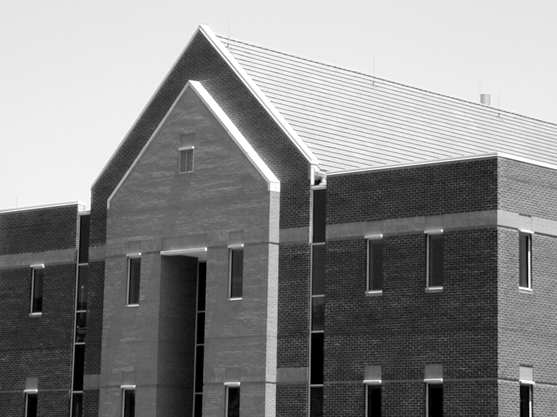
#> input picture lab09/dom.png, 557 x 417 px
$ jupyter execute 09_Canny.ipynb   (older library calls are emulated)
#> lines starting #> are read from the running program, lines starting #| are printed output that depends on the picture; after the words box and inside, x2 and y2 are one past the last pixel; in counts of white or black regions, pixels touching at a corner belong together
# Detekcja krawędzi

## Cel ćwiczenia

- Zapoznanie z metodami detekcji krawędzi:
    - Sobel, Prewitt, Roberts - przypomnienie,
    - Laplasjan z Gaussa (LoG – ang. Laplacian of Gaussian),
    - Canny.

Detekcja krawędzi przez wiele lat była podstawą algorytmów segmentacji.
Krawędzie wykrywane są najczęściej z wykorzystaniem pierwszej (gradient) i drugiej (Laplasjan) pochodnej przestrzennej.
Wykorzystanie obu metod zaprezentowane zostało w ćwiczeniu *Przetwarzanie wstępne. Filtracja kontekstowa*.

W niniejszym ćwiczeniu poznane detektory krawędzi zostaną porównane z bardziej zaawansowanymi: Laplasjan z funkcji Gaussa (LoG), Zero Crossing i Canny.

## Laplasjan z Gaussa (LoG)

Funkcja Gaussa:<br>
\begin{equation}
h(r) = e^{\frac{-r^2}{2 \sigma^2}}
\end{equation}<br>
gdzie:
- $r^2 = x^2 + y^2$
- $\sigma$ to odchylenie standardowe.

Działanie filtracji Gaussowskiej zostało przedstawione w ćwiczeniu "Przetwarzanie wstępne". W jej wyniku następuje rozmazanie obrazu.
Laplasjan tej funkcji dany jest wzorem:

\begin{equation}
\nabla^2 h(r) = \frac{r^2 - 2\sigma^2}{\sigma^4} e^{-\frac{r^2}{2\sigma^2}}
\end{equation}

Funkcję (z oczywistych powodów) nazywamy Laplasjan z Gaussa (LoG).
Ponieważ druga pochodna jest operacją liniową, konwolucja obrazu z $\nabla^2 h(r)$ daje taki sam efekt jak zastosowanie filtracji Gaussa na obrazie, a następnie obliczenie Laplasjanu z wyniku.
Lokalizacja krawędzi polega na znalezieniu miejsca, gdzie po filtracji LoG następuje zmiana znaku.

1. Wczytaj obraz *house.png*.
2. Wykonaj rozmycie Gaussowskie obrazu wejściowego.
W tym celu wykorzysaj funkcję `cv2.GaussianBlur(img, kSize, sigma)`.
Pierwszy argument jest obrazem wejśćiowym.
Drugi jest rozmiarem filtru (podanym w nawiasach okrągłych, np. *(3, 3)*).
Trzecim argumentem jest odchylenie standardowe. Wartość jest dobrana automatycznie, jeśli zosanie podana wartość `0` (będą równe rozmiarowi).
3. Oblicz laplasjan obrazu rozmytego.
W tym celu wykorzysaj funkcję `cv2.Laplacian(img, ddepth)`.
Pierszym argumentem jest obraz wejściowy.
Drugim argumentem jest typ danych wejściowych. Użyj `cv2.CV_32F`.
4. Wyznacz miejsca zmiany znaku.
Zaimplementuj funkcję `crossing(LoG, thr)`:
    - Najpierw stwórz tablicę, do której zostanie zapisany wynik.
    Jej rozmiar jest taki sam jak przetwarzanego obrazu.
    - Następnie wykonaj pętle po obrazie (bez ramki jednopikselowej).
    W każdej iteracji stwórz otoczenie o rozmiarze $3 \times 3$.
    Dla otoczenia oblicz wartość maksymalną i minimalną.
    - Jeśli wartości te mają przeciwne znaki, to do danego miejsca tablicy przypisz wartość:
        - jeśli piksel wejściowy > 0, to dodaj do niego wartość bezwzględną minimum.
        - jeśli piksel wejściowy < 0, to do jego wartości bezwzględnej dodaj maksimum.
    - Zmień zakres wykonanej tablicy do $<0, 255>$.
    - Wykonaj progowanie tablicy. Próg jest argumentem wejściowym.
    - Przeskaluj dane binarne do wartości `[0, 255]`.
    - Wykonaj konwersję do typu *uint8*.
    - Wykonaj rozmycie medianowe wyniku.
    Wykorzystaj funkcję `cv2.medianBlur(img, kSize)`.
    Pierwszym argumentem jest obraz wejśćiowy, a drugim rozmiar filtra.
    - Zwróć wyznaczoną tablicę.
5. Wyświetl obraz wynikowy.
6. Dobierz parametry (rozmiar filtru Gaussa, odchylenie standardowe, próg binaryzacji) tak, by widoczne były kontury domu, ale nie dachówki.

[cell 1]
import cv2
from matplotlib import pyplot as plt
import numpy as np
import math
import os
import requests
import scipy

url = 'https://raw.githubusercontent.com/vision-agh/poc_sw/master/09_Canny/'

fileNames = ["dom.png"]
for fileName in fileNames:
  if not os.path.exists(fileName):
      r = requests.get(url + fileName, allow_redirects=True)
      open(fileName, 'wb').write(r.content)

img = cv2.imread('dom.png', cv2.IMREAD_GRAYSCALE)
#> img is the input picture: shape (417, 557); min 0, max 255, mean 133.3
plt.imshow(img, 'gray')
plt.axis('off')
plt.show()

[cell 2]
def crossing(LoG, threshold):
    output_img = np.zeros(LoG.shape)
    height, width = LoG.shape
    for i in range(1, height - 1):
        for j in range(1, width - 1):
            window = LoG[i - 1:i + 2, j - 1:j + 2]
            min_ = np.min(window)
            max_ = np.max(window)
            if min_ * max_ < 0:
                if LoG[i, j] > 0:
                    output_img[i, j] = LoG[i, j] + np.abs(min_)
                if LoG[i, j] < 0:
                    output_img[i, j] = np.abs(LoG[i, j]) + max_

    output_img_ = cv2.normalize(output_img, None, 0, 255, cv2.NORM_MINMAX)
    output_img = np.where(output_img_ < threshold, 0, 1)

    output_img = output_img * 255
    output_img = output_img.astype("uint8")

    output_img = cv2.medianBlur(output_img, 5)
    return output_img

[cell 3]
img = cv2.imread('dom.png', cv2.IMREAD_GRAYSCALE)
img = cv2.GaussianBlur(img, (5, 5), 0)
img = cv2.Laplacian(img, cv2.CV_64F)
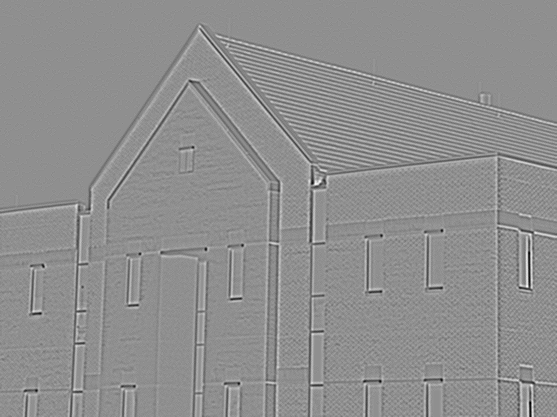
#> img: shape (417, 557) float64; min -72, max 56, mean 0; drawn with min black and max white
img_cross = crossing(img, 63)
#> after the loop in crossing, `for i in range(1, height - 1):`:
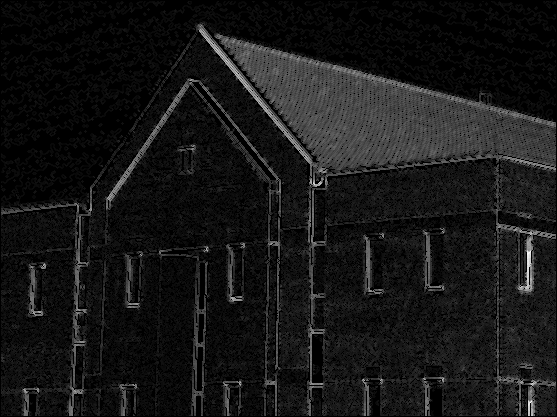
#> output_img: shape (417, 557) float64; min 0, max 79, mean 7.1; drawn with min black and max white
#> in crossing, `output_img = np.where(output_img_ < threshold, 0, 1)`:
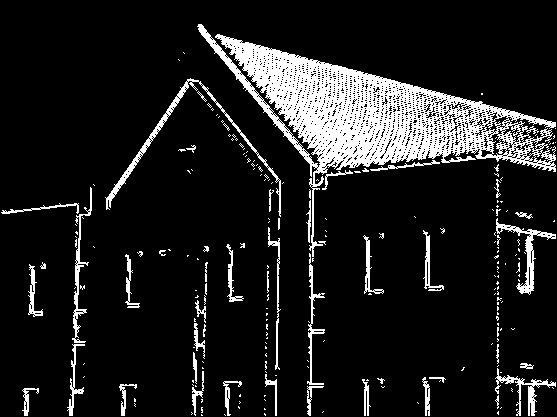
#> output_img: shape (417, 557) int64; values 0 (black) and 1 (white), 12.1% white; 220 white regions (174 under 20 px), largest, box (x1, y1, x2, y2) and area: (197, 24, 556, 257) 19088, (105, 78, 281, 217) 1211, (496, 218, 556, 295) 750
#> in crossing, `output_img = cv2.medianBlur(output_img, 5)`: output_img: shape (417, 557); 11.8% white; 98 white regions (49 under 20 px), largest, box (x1, y1, x2, y2) and area: (198, 24, 556, 189) 21394, (106, 79, 195, 208) 774, (496, 222, 556, 293) 744


_, ax = plt.subplots(1, 2, figsize=(10, 5))
ax[0].imshow(img, 'gray')
ax[0].axis('off')
ax[1].imshow(img_cross, 'gray')
ax[1].axis('off')

## Algorytm Canny'ego

> Algorytm Canny'ego to często wykorzystywana metoda detekcji krawędzi.
> Zaproponowana została w 1986r. przez Johna F. Cannego.
> Przy jego projektowaniu założono trzy cele:
> - niska liczba błędów - algorytm powinien znajdywać wszystkie krawędzie oraz generować jak najmniej fałszywych detekcji,
> - punkty krawędziowe powinny być poprawnie lokalizowane - wykryte punkty powinny być jak najbardziej zbliżone do rzeczywistych,
> - krawędzie o szerokości 1 piksela - algorytm powinien zwrócić jeden punkt dla każdej rzeczywistej krawędzi.

Zaimplementuj algorytm detekcji krawędziCanny'ego:
1. W pierwszym kroku obraz przefiltruj dwuwymiarowym filtrem Gaussa.
2. Następnie oblicz gradient pionowy i poziomy ($g_x $ i $g_y$).
Jedną z metod jest filtracja Sobela.
3. Dalej oblicz amplitudę:
$M(x,y)  = \sqrt{g_x^2+g_y^2}$ oraz kąt:
$\alpha(x,y) = arctan(\frac{g_y}{g_x})$.
Do obliczenia kąta wykorzystaj funkcję `np.arctan2(x1, x2)`.
Wynik jest w radianach.
4. W kolejnym etapie wykonaj kwantyzację kątów gradientu.
Kąty od $-180^\circ$ do $180^\circ$ można podzielić na 8 przedziałów:
[$-22.5^\circ, 22.5^\circ$], [$22.5^\circ, 67.5^\circ$],
[$67.5^\circ, 112.5^\circ$], [$112.5^\circ, 157.5^\circ$],
[$157.5^\circ, -157.5^\circ$], [$-157.5^\circ, -112.5^\circ$],
[$-112.5^\circ, -67.5^\circ$], [$-67.5^\circ, -22.5^\circ$].
Przy czym należy rozpatrywać tylko 4 kierunki:
    - pionowy ($d_1$),
    - poziomy ($d_2$),
    - skośny lewy ($d_3$),
    - skośny prawy ($d_4$).
5. Dalej przeprowadź eliminację pikseli, które nie mają wartości maksymalnej (ang. *nonmaximal suppresion*).
Celem tej operacji jest redukcja szerokości krawędzi do rozmiaru 1 piksela.
Algorytm przebiega następująco.
W rozpatrywanym otoczeniu o rozmiarze $3 \times 3$:
    - określ do którego przedziału należy kierunek gradientu piksela centralnego ($d_1, d_2, d_3, d_4$).
    - przeanalizuje sąsiadów leżących na tym kierunku.
Jeśli choć jeden z nich ma amplitudę większą niż piksel centralny, to należy uznać, że nie jest lokalnym maksimum i do wyniku przypisać $g_N(x,y) = 0$.
W przeciwnym przypadku $g_N(x,y) = M(x,y)$.
Przez $g_N$ rozumiemy obraz detekcji lokalnych maksimów.
Zaimplementuj funkcję `nonmax`.
Pierwszym argementem jest macierz kierunków (po kwantyzacji).
Drugim argumentem jest macierz amplitudy.
6. Ostatnią operacją jest binaryzacja obrazu $g_N$.
Stosuje się tutaj tzw. binaryzację z histerezą.
Wykorzystuje się w niej dwa progi: $T_L$ i $T_H$, przy czym $T_L < T_H$.
Canny zaproponował, aby stosunek progu wyższego do niższego był jak 3 lub 2 do 1.
Rezultaty binaryzacji można opisać jako:<br>
$g_{NH}(x,y) = g_N(x,y) \geq TH $<br>
$g_{NL}(x,y) = TH > g_N(x,y) \geq TL $<br>
Można powiedzieć, że na obrazie $g_{NH}$ są "pewne" krawędzie.
Natomiast na $g_{NL}$ "potencjalne".
Często krawędzie "pewne" nie są ciągłe.
Dlatego wykorzystuje się obraz $g_{NL}$ w następującej procedurze:
    - Stwórz stos zawierający wszystkie piksele zaznaczone na obrazie $g_{NH}$.
W tym celu wykorzystaj listę współrzędnych `[row, col]`.
Do pobrania elementu z początku służy metoda `list.pop()`.
Do dodania elementu na koniec listy służy metoda `list.append(new)`.
    - Stwórz obraz, który będzie zawierał informację czy dany piksel został już odwiedzony.
    - Stwórz obraz, któy zawierać będzie wynikowe krawędzie.
Jej rozmiar jest równy rozmiarowi obrazu.
    - Wykonaj pętlę, która będzie pobierać elementy z listy, dopóki ta nie będzie pusta.
W tym celu najlepiej sprawdzi się pętla `while`.
    - W każdej iteracji pobierz element ze stosu.
    - Sprawdź czy dany element został już odwiedzony.
    - Jeśli nie został, to:
        - Oznacz go jako odwiedzony,
        - Oznacz piksel jako krawędź w wyniku,
        - Sprawdź otoczenie piksela w obrazie $g_{NL}$,
        - Dodaj do stosu współrzędne otoczenia, które zawierają krawędź (potencjalną).
        Można to wykoanać np. pętlą po stworzonym otoczeniu.
7. Wyświetl obraz oryginalny, obraz $g_{NH}$ oraz obraz wynikowy.

Pomocnicze obrazy $g_{NH}$ i $g_{NL}$ zostały wprowadzone dla uproszczenia opisu.
Algorytm można zaimplementować wbardziej "zwarty" sposób.

Na podstawie powyższego opisu zaimplementuj algorytm Cannego.

[cell 4]
def nonmax(quantized_matrix, amplitude_matrix):
    #5. Dalej przeprowadź eliminację pikseli, które nie mają wartości maksymalnej (ang. *nonmaximal suppresion*).
    # Celem tej operacji jest redukcja szerokości krawędzi do rozmiaru 1 piksela.
    # Algorytm przebiega następująco.
    # W rozpatrywanym otoczeniu o rozmiarze $3 \times 3$:
    #     - określ do którego przedziału należy kierunek gradientu piksela centralnego ($d_1, d_2, d_3, d_4$).
    #     - przeanalizuje sąsiadów leżących na tym kierunku.
    # Jeśli choć jeden z nich ma amplitudę większą niż piksel centralny, to należy uznać, że nie jest lokalnym maksimum i do wyniku przypisać $g_N(x,y) = 0$.
    # W przeciwnym przypadku $g_N(x,y) = M(x,y)$.
    # Przez $g_N$ rozumiemy obraz detekcji lokalnych maksimów.
    # Zaimplementuj funkcję `nonmax`.
    # Pierwszym argementem jest macierz kierunków (po kwantyzacji).
    # Drugim argumentem jest macierz amplitudy.
    g_n = np.zeros(quantized_matrix.shape)
    #duplikacja kodu go brrr
    for i in range(1, quantized_matrix.shape[0] - 1):
        for j in range(1, quantized_matrix.shape[1] - 1):
            #     - pionowy ($d_1$),
            if quantized_matrix[i, j] == 0:
                    if ( amplitude_matrix[i, j] > amplitude_matrix[i, j - 1] and amplitude_matrix[i, j] > amplitude_matrix[i, j + 1]):
                        g_n[i, j] = amplitude_matrix[i, j]
                    else:
                        g_n[i, j] = 0
            #     - poziomy ($d_2$),
            elif quantized_matrix[i, j] == 1:
                    if (amplitude_matrix[i, j] > amplitude_matrix[i - 1, j + 1] and amplitude_matrix[i, j] > amplitude_matrix[i + 1, j - 1]):
                        g_n[i, j] = amplitude_matrix[i, j]
                    else:
                        g_n[i, j] = 0
            #     - skośny lewy ($d_3$),
            elif quantized_matrix[i, j] == 2:
                    if (amplitude_matrix[i, j] > amplitude_matrix[i - 1, j] and amplitude_matrix[i, j] > amplitude_matrix[i + 1, j]):
                        g_n[i, j] = amplitude_matrix[i, j]
                    else:
                        g_n[i, j] = 0
            #     - skośny prawy ($d_4$).
            elif quantized_matrix[i, j] == 3:
                    if (amplitude_matrix[i, j] > amplitude_matrix[i - 1, j - 1] and amplitude_matrix[i, j] > amplitude_matrix[i + 1, j + 1]):
                        g_n[i, j] = amplitude_matrix[i, j]
                    else:
                        g_n[i, j] = 0
    return g_n

[cell 5]
def canny(image, threshold_h: float, treshold_l: float) -> tuple:
    # 1. W pierwszym kroku obraz przefiltruj dwuwymiarowym filtrem Gaussa.
    img_gaussian_blur = cv2.GaussianBlur(image, (3, 3), 0)
    height, width = image.shape
    S1 = np.array([[-1, 0, 1], [-2, 0, 2], [-1, 0, 1]])
    S2 = np.array([[-1, -2, -1], [0, 0, 0], [1, 2, 1]])
    # 2. Następnie oblicz gradient pionowy i poziomy ($g_x $ i $g_y$).
    g_x = scipy.signal.convolve2d(img_gaussian_blur, S1, mode="same")
    g_y = -scipy.signal.convolve2d(img_gaussian_blur, S2, mode="same")

    # 3. Dalej oblicz amplitudę:
    # $M(x,y)  = \sqrt{g_x^2+g_y^2}$ oraz kąt:
    # $\alpha(x,y) = arctan(\frac{g_y}{g_x})$.
    # Do obliczenia kąta wykorzystaj funkcję `np.arctan2(x1, x2)`.
    # Wynik jest w radianach.
    amplitude_matrix = np.sqrt(g_x**2 + g_y**2)
    a_d = np.rad2deg(np.arctan2(g_y, g_x))
    a_d[a_d < 0] += 180

    # 4. W kolejnym etapie wykonaj kwantyzację kątów gradientu.
    # Kąty od $-180^\circ$ do $180^\circ$ można podzielić na 8 przedziałów:
    # [$-22.5^\circ, 22.5^\circ$], [$22.5^\circ, 67.5^\circ$],
    # [$67.5^\circ, 112.5^\circ$], [$112.5^\circ, 157.5^\circ$],
    # [$157.5^\circ, -157.5^\circ$], [$-157.5^\circ, -112.5^\circ$],
    # [$-112.5^\circ, -67.5^\circ$], [$-67.5^\circ, -22.5^\circ$].
    # Przy czym należy rozpatrywać tylko 4 kierunki:
    #     - pionowy ($d_1$),
    #     - poziomy ($d_2$),
    #     - skośny lewy ($d_3$),
    #     - skośny prawy ($d_4$).
    quantized_matrix = np.zeros(image.shape)
    for i in range(height):
        for j in range(width):
            if (0 <= a_d[i, j] < 22.5) or (157.5 <= a_d[i, j] <= 180):
                quantized_matrix[i, j] = 0 # poziomy
            elif 22.5 <= a_d[i, j] < 67.5:
                quantized_matrix[i, j] = 1
            elif 67.5 <= a_d[i, j] < 112.5:
                quantized_matrix[i, j] = 2
            elif 112.5 <= a_d[i, j] < 157.5:
                quantized_matrix[i, j] = 3

    # 5 nonmax suppression
    g_n = nonmax(quantized_matrix, amplitude_matrix)


    # 6. Ostatnią operacją jest binaryzacja obrazu $g_N$.
    # Stosuje się tutaj tzw. binaryzację z histerezą.
    # Wykorzystuje się w niej dwa progi: $T_L$ i $T_H$, przy czym $T_L < T_H$.
    # Canny zaproponował, aby stosunek progu wyższego do niższego był jak 3 lub 2 do 1.
    # Rezultaty binaryzacji można opisać jako:<br>
    # $g_{NH}(x,y) = g_N(x,y) \geq TH $<br>
    # $g_{NL}(x,y) = TH > g_N(x,y) \geq TL $<br>
    # Można powiedzieć, że na obrazie $g_{NH}$ są "pewne" krawędzie.
    # Natomiast na $g_{NL}$ "potencjalne".
    # Często krawędzie "pewne" nie są ciągłe.
    # Dlatego wykorzystuje się obraz $g_{NL}$ w następującej procedurze:
    #     - Stwórz stos zawierający wszystkie piksele zaznaczone na obrazie $g_{NH}$.
    # W tym celu wykorzystaj listę współrzędnych `[row, col]`.
    # Do pobrania elementu z początku służy metoda `list.pop()`.
    # Do dodania elementu na koniec listy służy metoda `list.append(new)`.
    #     - Stwórz obraz, który będzie zawierał informację czy dany piksel został już odwiedzony.
    #     - Stwórz obraz, któy zawierać będzie wynikowe krawędzie.
    # Jej rozmiar jest równy rozmiarowi obrazu.
    #     - Wykonaj pętlę, która będzie pobierać elementy z listy, dopóki ta nie będzie pusta.
    g_nh = g_n >= threshold_h
    g_nl = (g_n >= treshold_l) & (g_n < threshold_h)

    s_g_nh = []
    for i in range(height):
        for j in range(width):
            if g_nh[i, j] == 1:
                s_g_nh.append([i, j])

    visited = np.zeros(image.shape)
    result = np.zeros(image.shape)
    # W tym celu najlepiej sprawdzi się pętla `while`.
    #     - W każdej iteracji pobierz element ze stosu.
    #     - Sprawdź czy dany element został już odwiedzony.
    #     - Jeśli nie został, to:
    #         - Oznacz go jako odwiedzony,
    #         - Oznacz piksel jako krawędź w wyniku,
    #         - Sprawdź otoczenie piksela w obrazie $g_{NL}$,
    #         - Dodaj do stosu współrzędne otoczenia, które zawierają krawędź (potencjalną).
    #         Można to wykoanać np. pętlą po stworzonym otoczeniu.
    while s_g_nh:
        el = s_g_nh.pop()
        if visited[el[0], el[1]] == 0:
            visited[el[0], el[1]] = 1
            result[el[0], el[1]] = 1
            for i in range(-1, 2):
                for j in range(-1, 2):
                    if g_nl[el[0] + i, el[1] + j] == 1:
                        s_g_nh.append([el[0] + i, el[1] + j])

    return result

## Algorytm Canny'ego - OpenCV

1. Wykonaj dektekcję krawędzi metodą Canny'ego wykorzystując funkcję `cv2.Canny`.
    - Pierwszym argumentem funkcji jest obraz wejściowy.
    - Drugim argumentem jest mniejszy próg.
    - Trzecim argumentem jest większy próg.
    - Czwarty argument to tablica, do której wpisany zostanie wynik.
    Można zwrócić go przez wartość i podać wartość `None`.
    - Piąty argument to rozmiar operatora Sobela (w naszym przypadku 3).
    - Szósty argument to rodzaj używanej normy.
    0 oznacza normę $L_1$, 1 oznacza normę $L_2$. Użyj $L_2$.
2. Wynik wyświetl i porównaj z własną implementacją.

[cell 6]
canny_image_openCV = cv2.Canny(cv2.GaussianBlur(cv2.imread("dom.png", cv2.IMREAD_GRAYSCALE), (3, 3), 0), 100, 200, None, 3, 1)
#> canny_image_openCV: shape (417, 557); 3.2% white in thin lines or dots


img_org = canny(cv2.imread("dom.png", cv2.IMREAD_GRAYSCALE), 200, 100)
#> in canny, `g_y = -scipy.signal.convolve2d(img_gaussian_blur, S2, mode="same")`:
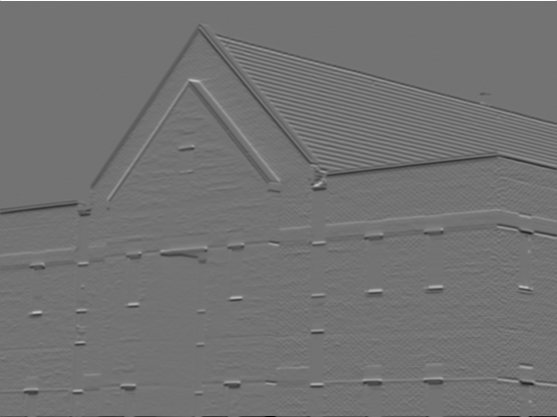
#> g_y: shape (417, 557) int64; min -771, max 934, mean -1.6; drawn with min black and max white
#> in canny, `a_d = np.rad2deg(np.arctan2(g_y, g_x))`:
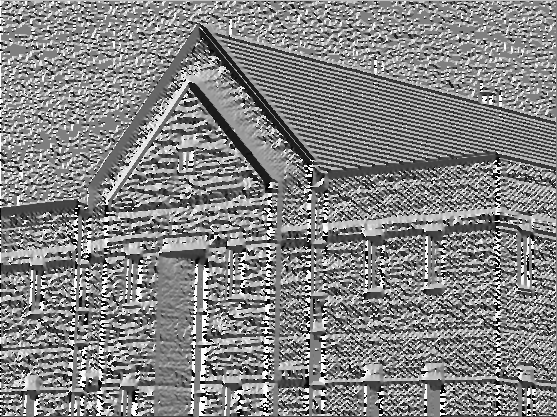
#> a_d: shape (417, 557) float64; min -179.9, max 180, mean 6.3; drawn with min black and max white
#> in canny, `a_d[a_d < 0] += 180`:
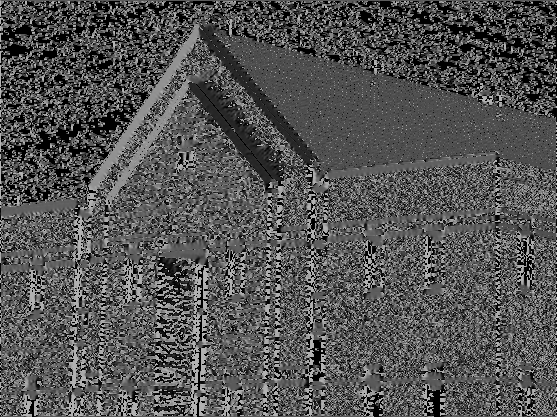
#> a_d: shape (417, 557) float64; min 0, max 180, mean 83.6
#> after the loop in canny, `for i in range(height):`:
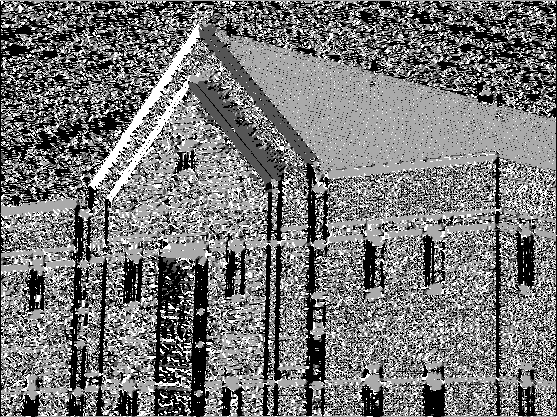
#> quantized_matrix: shape (417, 557) float64; min 0, max 3, mean 1.41; drawn with min black and max white
#> after the loop in nonmax, `for i in range(1, quantized_matrix.shape[0] - 1):`:
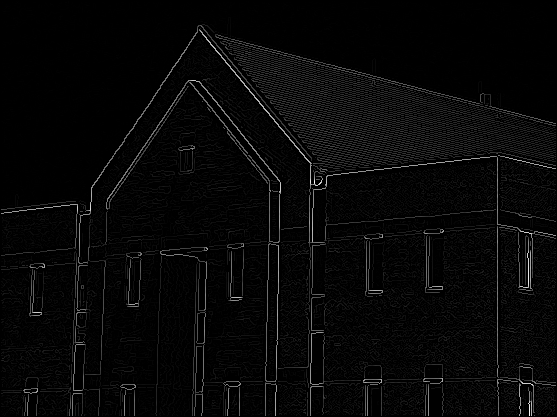
#> g_n: shape (417, 557) float64; min 0, max 629, mean 19; drawn with min black and max white
#> in canny, `g_nh = g_n >= threshold_h`:
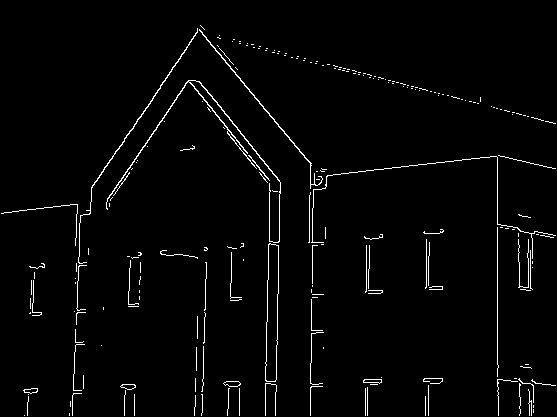
#> g_nh: shape (417, 557) bool; 2.3% white in thin lines or dots
#> in canny, `g_nl = (g_n >= treshold_l) & (g_n < threshold_h)`:
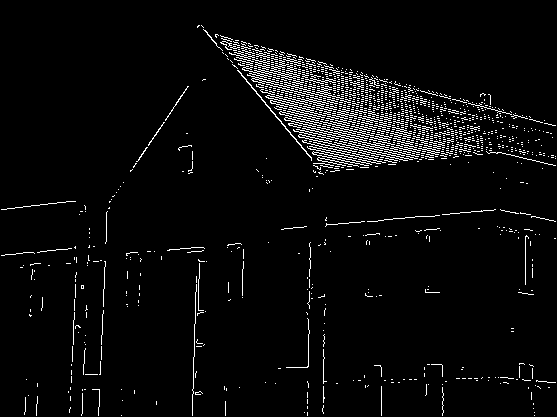
#> g_nl: shape (417, 557) bool; 4.1% white in thin lines or dots
#> after the loop in canny, `while s_g_nh:`: result: shape (417, 557) float64; values 0 (black) and 1 (white), 3.1% white in thin lines or dots


_, ax = plt.subplots(1, 2, figsize=(15, 5))
ax[0].imshow(canny_image_openCV, 'gray')
ax[0].set_title("Canny OpenCV")
ax[0].axis('off')
ax[1].set_title("Canny ręcznie")
ax[1].imshow(img_org, 'gray')
ax[1].axis('off')
plt.show()
